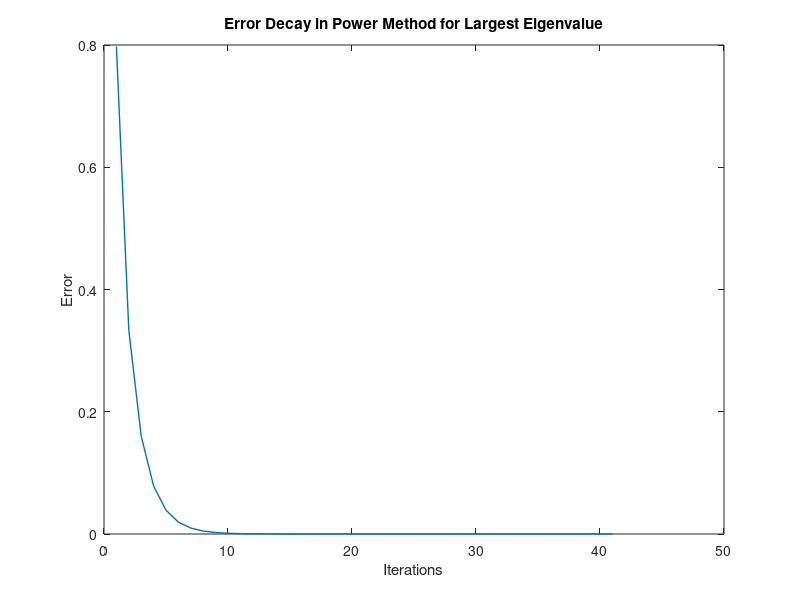
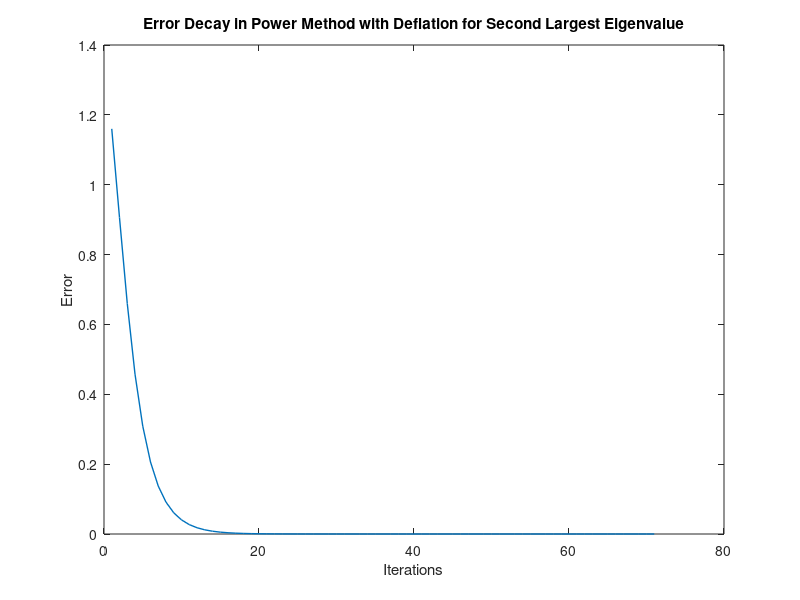
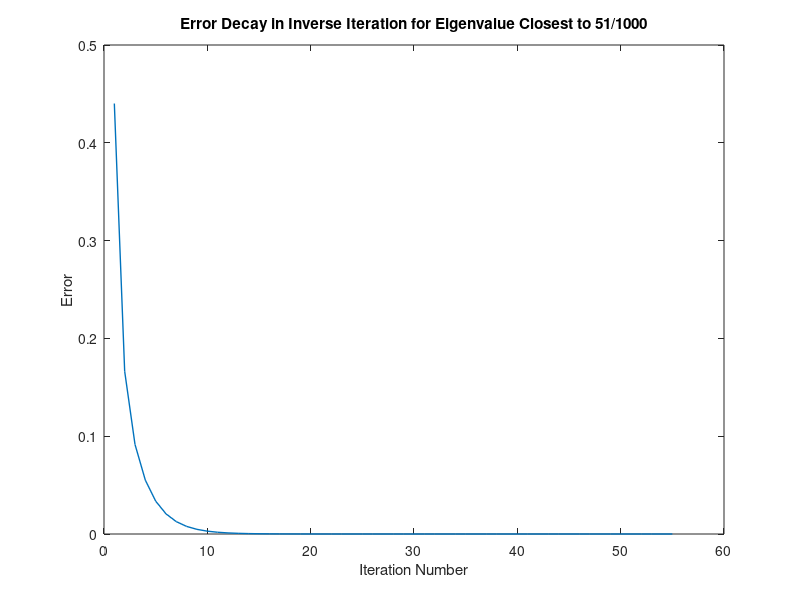
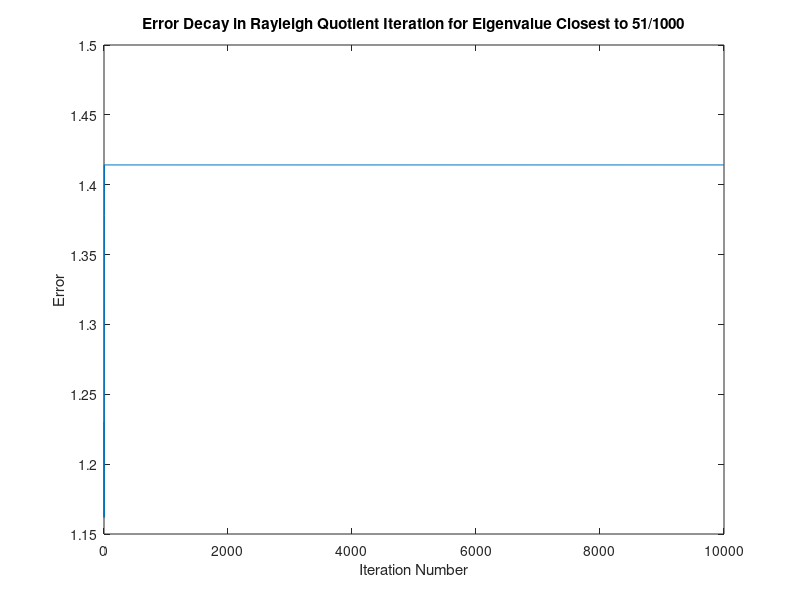

Here is the MATLAB script that generated these plots, in order: (Note: this script raises an error after producing the figures.)
%% Problem 1
%% (a)
% Define matrix size and eigenvals
n = 100;
l = 1 ./ (1:n); % Eigenvals, 1/k

% Generate matrices
Lambda = diag(l);       % Diagonal lambda wl eigenvals
[Q, ~] = qr(randn(n));  % Orthogonal Q
A = Q * Lambda * Q';    % Symmetric A

% Verify eigen values
eval = eig(A);
eval = sort(eval, 'descend');
true_eval = l';
max_error = max(abs(eval - true_eval));
fprintf('Maximum absolute error in eigenvalues: %e\n', max_error);

%% (b)
% Initial guess
v = randn(n,1);
v = v / norm(v);
true_lead_evec = Q(:, 1);
tol = 1e-12;
errors = [];
k = 0;
max_iter = 2000;

while k <= 1000
    k = k + 1;
    v = A * v;
    v = v / norm(v);
    
    if dot(v, true_lead_evec) < 0
        v = -v;
    end
    
    % Calculate Euclidean norm error
    error_k = norm(v - true_lead_evec);
    errors = [errors, error_k];
    
    % Check tolerance
    if error_k < tol
        break;
    end
end

% Plotting the error against the iteration
figure;
plot(1:k, errors, 'LineWidth', 1);
xlabel('Iterations');
ylabel('Error');
title('Error Decay in Power Method for Largest Eigenvalue');

%% (c)
% Initial guess
v = randn(n,1);
v = v / norm(v);
true_second_evec = Q(:, 2);
errors_deflation = [];
k = 0;
max_iter = 2000

while k <= max_iter
    k = k + 1;
    v = A * v;
    
    % Re-orthogonalize
    v = v - (v' * Q(:, 1)) * Q(:, 1);
    v = v / norm(v);
    
    % Ensure direction consistency
    if dot(v, true_second_evec) < 0
        v = -v;
    end
    
    % Compute error
    error_k = norm(v - true_second_evec);
    errors_deflation = [errors_deflation, error_k];
    
    % Check tolerance
    if error_k < tol
        break;
    end
end

% Plotting
figure;
plot(1:k, errors_deflation, 'LineWidth', 1);
xlabel('Iterations');
ylabel('Error');
title('Error Decay in Power Method with Deflation for Second Largest Eigenvalue');

%% (d)
% Initial guess
s = 51/1000;
v = randn(n,1);
v = v / norm(v);
true_evec_20 = Q(:, 20);
errors_inverse = [];
k = 0;
max_iter = 2000;

while k <= max_iter
    k = k + 1;
    
    % Solve
    v = (A - s * eye(n)) \ v;
    v = v / norm(v);
    
    % Ensure direction consistency
    if dot(v, true_evec_20) < 0
        v = -v;
    end
    
    % Compute error
    error_k = norm(v - true_evec_20);
    errors_inverse = [errors_inverse, error_k];
    
    % Check tolerance
    if error_k < tol
        break;
    end
end

% Plotting
figure;
plot(1:k, errors_inverse, 'LineWidth', 1);
xlabel('Iteration Number');
ylabel('Error');
title('Error Decay in Inverse Iteration for Eigenvalue Closest to 51/1000');

%% (e)
% Turn off warning
warning('off', 'MATLAB:nearlySingularMatrix');

% Initial guess
lambda_rqi = s;
v = randn(n, 1); 
v = v / norm(v);
errors_rqi = [];
tol = 1e-12;
max_iter = 10000;  % Maximum iteration limit
k = 0;

while k < max_iter
    k = k + 1;
    
    % Solve (A - lambda_rqi * I) * v_new = v
    v = (A - lambda_rqi * eye(n)) \ v;
    v = v / norm(v);
    
    % Ensure direction consistency with true eigenvector of lambda_20
    if dot(v, true_evec_20) < 0
        v = -v;
    end
    
    % Update lambda using Rayleigh quotient
    lambda_rqi = v' * A * v;
    
    % Compute error with respect to eigenvector of lambda_20
    error_k = norm(v - true_evec_20);
    errors_rqi = [errors_rqi, error_k];
    
    % Check if error tolerance is reached
    if error_k < tol
        break;
    end
end

% Turn warning back on
warning('on', 'MATLAB:nearlySingularMatrix');

% Plotting
figure;
plot(1:k, errors_rqi, 'LineWidth', 1);
xlabel('Iteration Number');
ylabel('Error');
title('Error Decay in Rayleigh Quotient Iteration for Eigenvalue Closest to 51/1000');


%% Problem 2b

% Add maximum iteration
max_iter = 100;

% Run rqi
[evals, evecs] = rqi_deflation(A, tol, max_iter);

% Sort computed and true eigenvalues
evals = sort(evals, 'descend');
true_evals = sort(l, 'descend');

% Compute absolute error
absolute_errors = abs(evals - true_evals);

% Plotting
figure;
plot(1:n, absolute_errors, 'o-');
xlabel('Eigenvalue Index');
ylabel('Absolute Error');
title('Absolute Error of Computed Eigenvalues');

%% Problem 4b
% Setup
tol = 1e-12;
max_iter = 1000;
n = 1000;

% Generate first SPD with evals in [1, 4]
lambda1 = 1 + (4 - 1) * rand(n, 1);   % Evals [1,4[
D1 = diag(lambda1);                   % Eval matrix
[Q1, ~] = qr(randn(n));               % Orthogonal
A1 = Q1 * D1 * Q1';                   % A1

% Generate second SPD with evals in [1, 100]
lambda2 = 1 + (100 - 1) * rand(n, 1); 
D2 = diag(lambda2);                  
[Q2, ~] = qr(randn(n));             
A2 = Q2 * D2 * Q2';               

% Vector b
b = randn(n, 1);
b = b / norm(b); 
x0 = zeros(n, 1); 

% Solve Ax = b using cg
[x1, errors1] = mycg(A1, b, x0, tol, max_iter);
[x2, errors2] = mycg(A2, b, x0, tol, max_iter);

% Plotting A1
figure;
semilogy(1:length(errors1), errors1, 'LineWidth', 1);
xlabel('Iteration');
ylabel('Error');
title('Conjugate Gradient Error for Matrix A1 (Evals [1, 4])');

% Plotting A2
figure;
semilogy(1:length(errors2), errors2, 'LineWidth', 1);
xlabel('Iteration');
ylabel('Error');
title('Conjugate Gradient Error for Matrix A2 (Evals [1, 100])');
